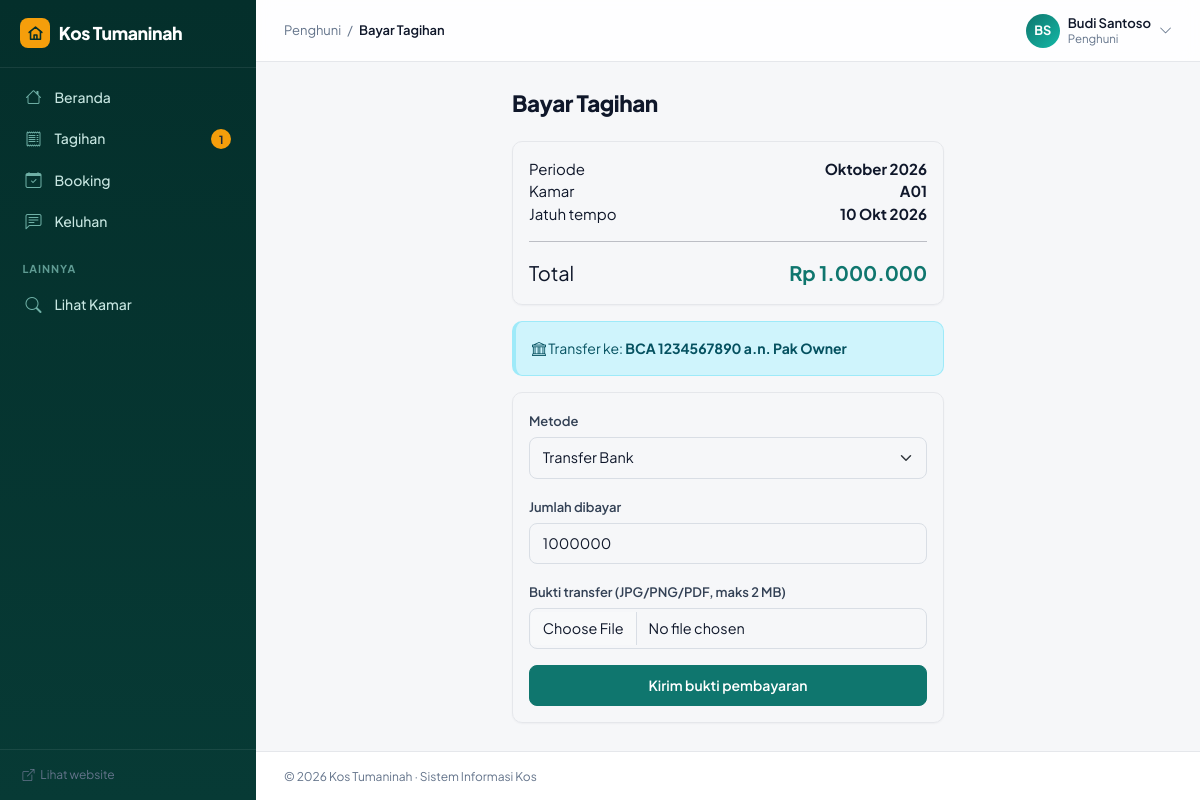
Page /penghuni/bayar.php?id=3 (signed in) on the committed database.
### tables this page shows
CREATE TABLE tagihan (
    id          INT UNSIGNED AUTO_INCREMENT PRIMARY KEY,
    sewa_id     INT UNSIGNED NOT NULL,
    periode     CHAR(7) NOT NULL COMMENT 'format YYYY-MM',
    jumlah      INT UNSIGNED NOT NULL,
    jatuh_tempo DATE NOT NULL,
    status      ENUM('belum','menunggu','lunas') NOT NULL DEFAULT 'belum',
    created_at  DATETIME NOT NULL DEFAULT CURRENT_TIMESTAMP,
    UNIQUE KEY uq_tagihan (sewa_id, periode),
    FOREIGN KEY (sewa_id) REFERENCES sewa(id) ON DELETE CASCADE
);

CREATE TABLE kamar (
    id              INT UNSIGNED AUTO_INCREMENT PRIMARY KEY,
    nomor_kamar     VARCHAR(10) NOT NULL UNIQUE,
    harga_per_bulan INT UNSIGNED NOT NULL DEFAULT 1000000,
    ukuran          VARCHAR(20),
    status          ENUM('kosong','terisi','perbaikan') NOT NULL DEFAULT 'kosong',
    deskripsi       TEXT,
    created_at      DATETIME NOT NULL DEFAULT CURRENT_TIMESTAMP
);

### penghuni/bayar.php (the view, shortened to what this page needs)
<?php
require_once __DIR__ . '/../includes/functions.php';
$u = require_role('penghuni');
$t = q(
    "SELECT t.*, k.nomor_kamar FROM tagihan t
     JOIN sewa s ON s.id = t.sewa_id JOIN kamar k ON k.id = s.kamar_id
     WHERE t.id = ? AND s.user_id = ?",
    [(int) ($_GET['id'] ?? 0), $u['id']]
)->fetch();
require __DIR__ . '/../includes/header.php';
?>
<div class="row justify-content-center">
    <div class="col-lg-6">
        <h1 class="h3 mb-4">Bayar Tagihan</h1>
        <div class="card shadow-sm mb-3"><div class="card-body">
            <div class="d-flex justify-content-between"><span>Periode</span><b><?= periode_label($t['periode']) ?></b></div>
            <div class="d-flex justify-content-between"><span>Kamar</span><b><?= e($t['nomor_kamar']) ?></b></div>
            <div class="d-flex justify-content-between"><span>Jatuh tempo</span><b><?= tgl($t['jatuh_tempo']) ?></b></div>
            <hr>
            <div class="d-flex justify-content-between fs-5"><span>Total</span><b class="text-primary"><?= rupiah($t['jumlah']) ?></b></div>
        </div></div>
        <div class="alert alert-info"><i class="bi bi-bank"></i> Transfer ke: <b><?= e(REKENING) ?></b></div>
        <form method="post" enctype="multipart/form-data" class="card shadow-sm"><div class="card-body">
            <div class="mb-3">
                <label class="form-label">Metode</label>
                <select name="metode" class="form-select">
                    <option>Transfer Bank</option>
                </select>
            </div>
            <div class="mb-3">
                <label class="form-label">Jumlah dibayar</label>
                <input type="number" name="jumlah" class="form-control" value="<?= $t['jumlah'] ?>" min="1" required>
            </div>
            <div class="mb-3">
                <label class="form-label">Bukti transfer (JPG/PNG/PDF, maks 2 MB)</label>
                <input type="file" name="bukti" class="form-control" accept="image/*,application/pdf" required>
            </div>
            <button class="btn btn-primary w-100">Kirim bukti pembayaran</button>
        </div></form>
    </div>
</div>
<?php require __DIR__ . '/../includes/footer.php'; ?>

### assets/css/style.css (style rules this page uses)
:root { --brand: #0f766e; --brand-hover: #115e59; --brand-active: #134e4a; --brand-soft: #e7f3f1; --ink: #0f172a; --ink-2: #334155; --muted: #64748b; --line: #e5e7eb; --canvas: #f6f7f9; --sidebar: #0f172a; --radius: 10px; --bs-body-font-family: 'Plus Jakarta Sans', system-ui, -apple-system, 'Segoe UI', Roboto, sans-serif; --bs-body-font-size: .9375rem; --bs-body-color: var(--ink); --bs-body-bg: var(--canvas); --bs-secondary-color: var(--muted); --bs-border-color: var(--line); --bs-primary: #0f766e; --bs-primary-rgb: 15, 118, 110; --bs-primary-bg-subtle: #e7f3f1; --bs-primary-border-subtle: #b9ddd7; --bs-primary-text-emphasis: #115e59; --bs-link-color: #0f766e; --bs-link-color-rgb: 15, 118, 110; --bs-link-hover-color: #115e59; --bs-link-hover-color-rgb: 17, 94, 89; }
body { -webkit-font-smoothing: antialiased; letter-spacing: -.003em; }
h1, h2, h3, h4, h5, h6, .h1, .h2, .h3, .h4, .h5, .h6 { font-weight: 700; letter-spacing: -.015em; color: var(--ink); }
.btn { font-weight: 600; font-size: .875rem; padding: .55rem 1.05rem; border-radius: 8px; }
.btn-primary { --bs-btn-bg: var(--brand); --bs-btn-border-color: var(--brand); --bs-btn-hover-bg: var(--brand-hover); --bs-btn-hover-border-color: var(--brand-hover); --bs-btn-active-bg: var(--brand-active); --bs-btn-active-border-color: var(--brand-active); --bs-btn-disabled-bg: var(--brand); --bs-btn-disabled-border-color: var(--brand); }
.form-control, .form-select { border-radius: 8px; border-color: #d9dee5; padding: .55rem .8rem; font-size: .9rem; }
.form-label { font-weight: 600; font-size: .8125rem; color: var(--ink-2); margin-bottom: .35rem; }
.card { border: 1px solid var(--line); border-radius: var(--radius); }
.shadow-sm { box-shadow: 0 1px 2px rgba(15, 23, 42, .04) !important; }
.alert { border-radius: var(--radius); font-size: .875rem; border-width: 1px; border-left-width: 4px; }
.app-content h1.h3, .app-content h1 { font-size: 1.4rem; font-weight: 800; letter-spacing: -.02em; }

### assets/css/motion.css (style rules this page uses)
:root { --ease-out: cubic-bezier(.22, .61, .36, 1); --dur: .45s; }
.app-content .row > [class*="col"] > .card { animation: pageIn .45s var(--ease-out) both; }
.btn { transition: background-color .15s ease, border-color .15s ease, color .15s ease, box-shadow .15s ease, transform .1s ease; }
.card { transition: border-color .2s ease, box-shadow .2s ease, transform .2s ease; }
.form-control, .form-select { transition: border-color .15s ease, box-shadow .15s ease; }
.alert { animation: slideDown .3s var(--ease-out); }

### assets/css/theme.css (style rules this page uses)
:root { --deep: #042f2b; --deep-2: #0b4f48; --accent: #f59e0b; --accent-hover: #fbbf24; --mint: #5eead4; }
html { scroll-behavior: smooth; }

### rows in the picture
tagihan: periode "Oktober 2026", kamar.nomor_kamar "A01", jatuh_tempo "10 Okt 2026", jumlah "Rp 1.000.000", jumlah "1000000"

### other values in the picture
APP_NAME "Kos Tumaninah"
$label "Beranda"
$label "Tagihan"
$counts[$path] "1"
$label "Booking"
$label "Keluhan"
$seksi "LAINNYA"
$label "Lihat Kamar"
ROLE_LABEL[$u['role']] "Penghuni"
$crumb "Bayar Tagihan"
inisial($u['nama']) "BS"
$u['nama'] "Budi Santoso"
REKENING "BCA 1234567890 a.n. Pak Owner"
